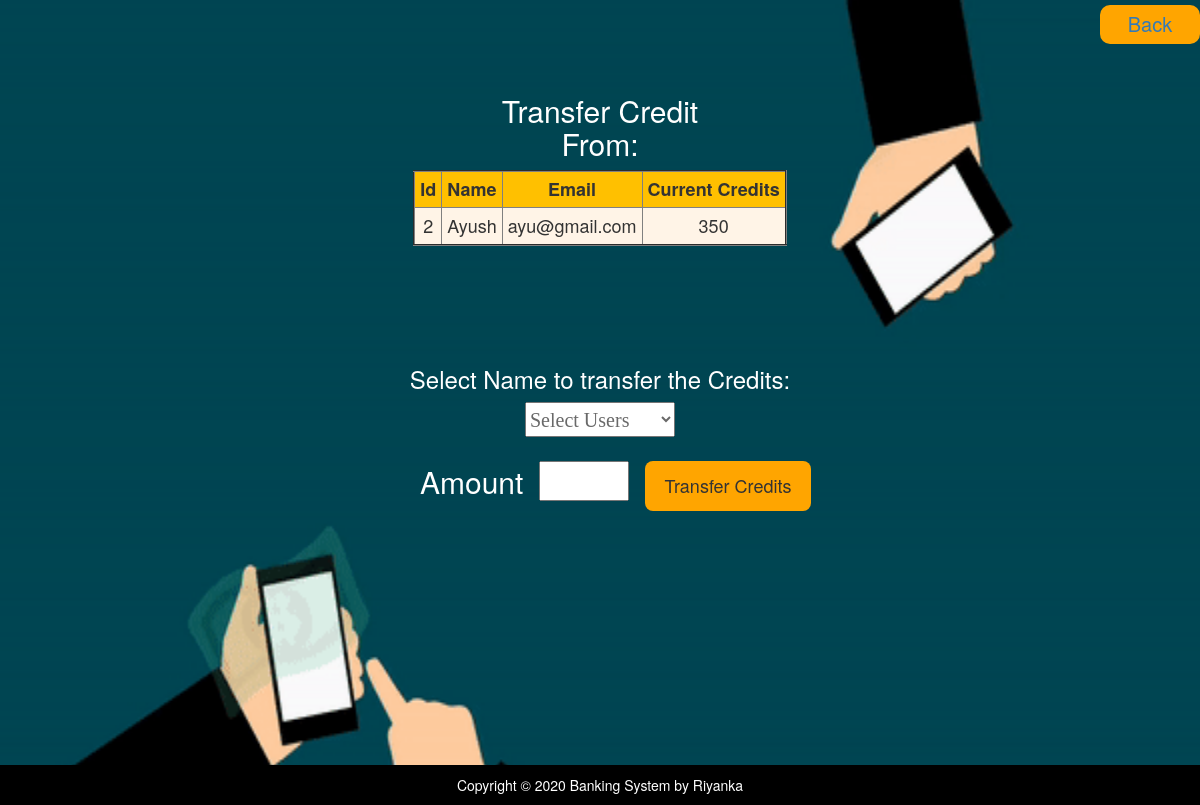
/viewuser.php?id=2, run on the app's committed database.
### tables this page shows
CREATE TABLE `user` (
  `id` int(11) NOT NULL,
  `name` varchar(255) DEFAULT NULL,
  `email` varchar(255) NOT NULL,
  `credit` int(11) NOT NULL
);

### resources/functions.php (the view, shortened to what this page needs)
<?php
  function query($sql){
    global $connection;
    return mysqli_query($connection, $sql);
  }
  function escape_string($string){
    global $connection;
    return mysqli_real_escape_string($connection, $string);
  }
  function user()
  {
	  $txt = escape_string($_GET['id']);
	  $query = query("SELECT * FROM user where id='{$txt}' ");
    $table2 = <<<DELIMETER
	    <table id='my_table' class='w-auto' border='2'>
				<tr>
				  <th>Id</th>
				  <th>Name</th>
				  <th>Email</th>
				  <th>Current Credits</th>
				</tr>
DELIMETER;
	      echo $table2;
				while($row = mysqli_fetch_array($query))
				{
					$row1 = <<<DELIMETER
					<tr>
						<td>{$row['id']}</td>
						<td>{$row['name']}</td>
						<td>{$row['email']}</td>
						<td>{$row['credit']}</td>
					</tr>
DELIMETER;
					echo $row1;
				}
				echo "</table>";
        return $txt;
  }
?>

### css/viewuser.css (style rules this page uses)
* { margin: 0; padding: 0; }
body,html { height: 100% }
body { background: url(../images/transfer1.gif) no-repeat center center fixed; background-size: 100% 100%; padding: 0; }
#my_table { margin: 0 auto; font-size: 18px; border-style: groove; background-color: #FFF4E7; margin-bottom: 10%; }
th { background-color:#FFC000; }
th,td { text-align: center; padding: 5px; }

### data on the page
user: id "2", name "Ayush", email "ayu@gmail.com", credit "350"
